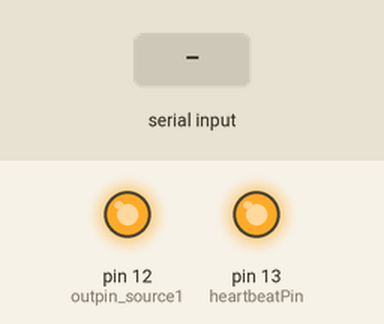
This sketch was run on a simulated Teensy 4. Shown: output pins drawn as LEDs (lit = HIGH). The test bench sets the inputs (shaded band).

Above: at 1.2 s.
1.3 s: "X" received over Serial
At 2.3 s:
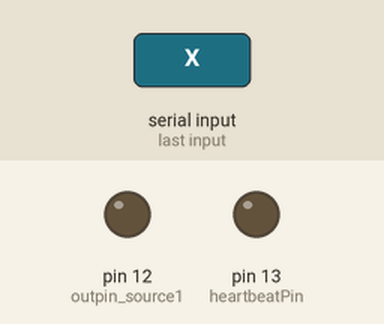
2.8 s: "G" received over Serial
At 3.4 s:
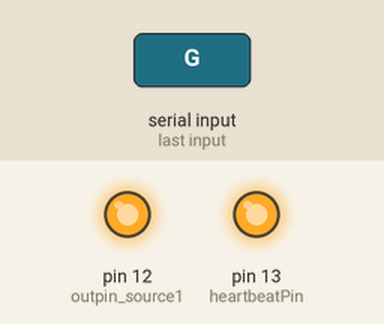
Timing chart, 0 to 5.8 s (numbered marks = the images above; inputs shaded):
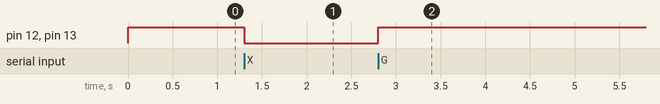

Measured:
- after the input at 1.3 s, pin 12 (outpin_source1), pin 13 (heartbeatPin): HIGH → LOW at once
- after the input at 2.8 s, pin 12 (outpin_source1), pin 13 (heartbeatPin): LOW → HIGH at once

The sketch:

ir_sensing_teensy.ino
```cpp
// #include <math.h>
int heartbeatPin = 13;

int Input1mv, Input2mv;
float Delta1mv, Delta2mv;

int outpin_source1 = 12;     /// change me

void setup() {
 Serial.begin(115200);
 Serial.setTimeout(10);
 analogReference(DEFAULT);
 analogReadResolution(12);
 analogWriteResolution(12);

 pinMode(heartbeatPin,OUTPUT);
 pinMode(outpin_source1,OUTPUT);
 digitalWrite(heartbeatPin,HIGH);

 analogWriteFrequency(outpin_source1, 31250);
 digitalWrite(outpin_source1, HIGH);

}


int thermistor0_pin = 16;
// Future use for passive thermistor

float ki = .0001; // 0-4095 DC units per mv of error

void loop() {
        char command = (char)Serial.read();
        if (command=='G') {
          digitalWrite(outpin_source1, HIGH);
          digitalWrite(heartbeatPin, HIGH);
        } else if (command=='X') {
          digitalWrite(outpin_source1, LOW);
          digitalWrite(heartbeatPin, LOW);
        }
        //delayMicroseconds(500);


}
```
